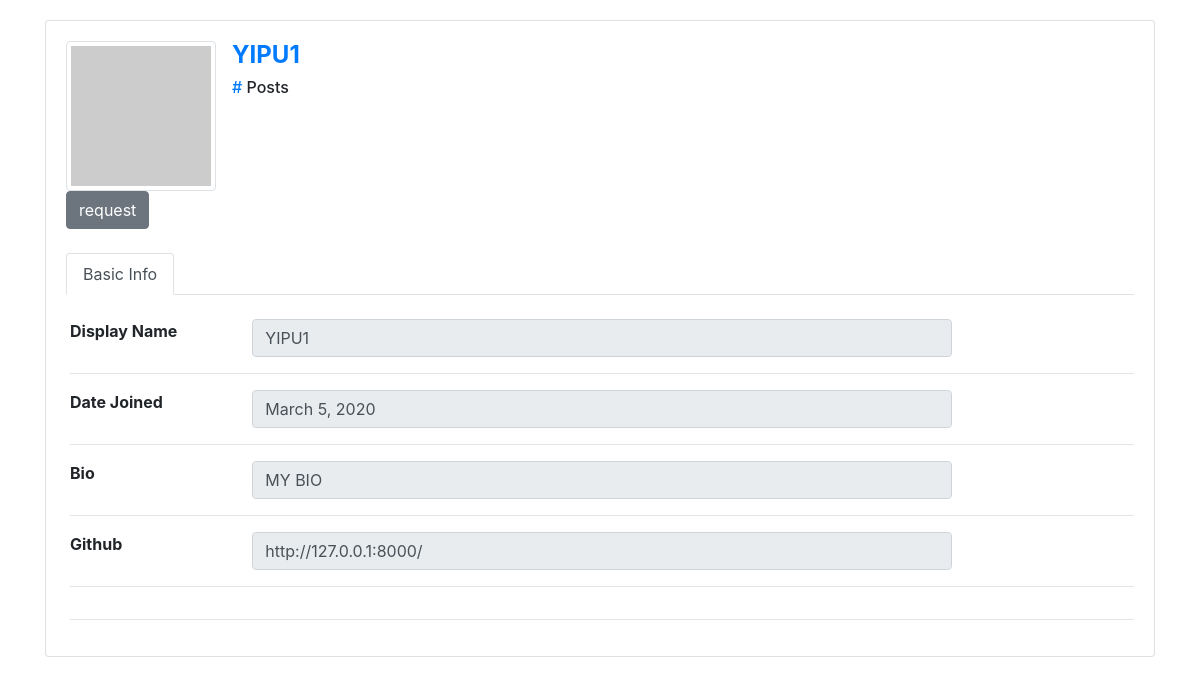
The app's page /accounts/author/profile/199ab538-9a2f-49be-8fc9-bce9aa919115/, older data.
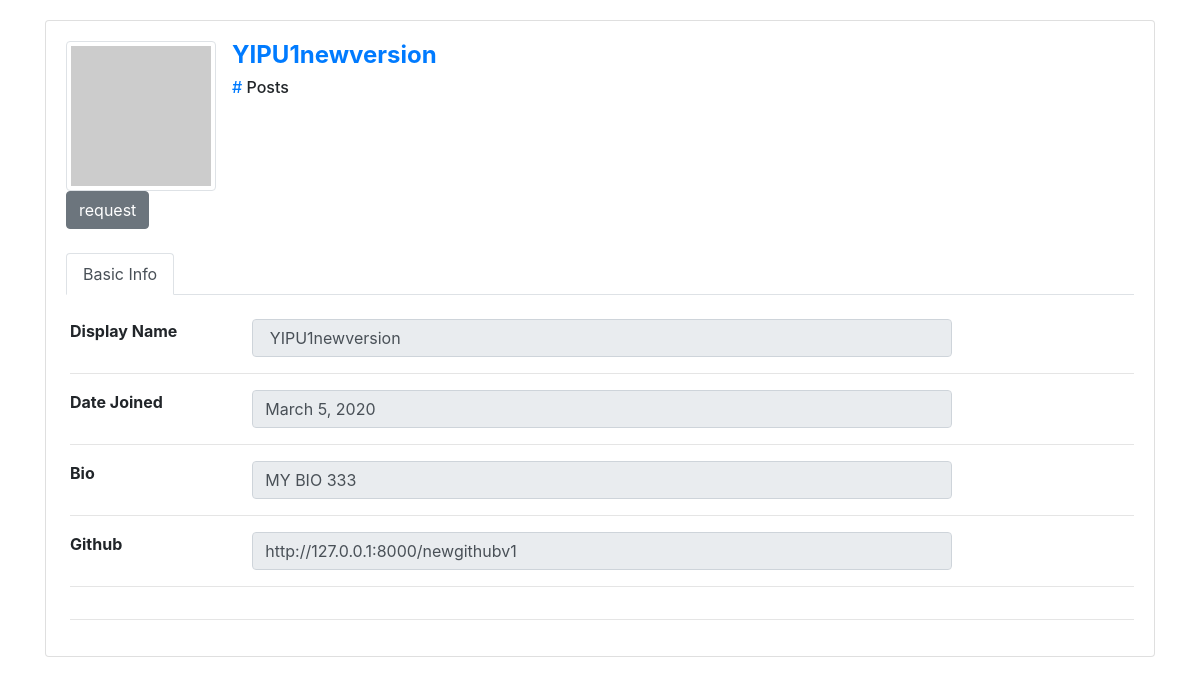
The same page, newer data.
### accounts/models.py (models this page shows, shortened)
class Author(AbstractBaseUser):
    email=models.EmailField(
        verbose_name='email address',
        max_length=60,
        unique=True,
    )
    uid_str = uuid.uuid4().urn
    uuid_str = uid_str[9:] # str(settings.HOSTNAME)+"/author/"+
    id = models.CharField(primary_key=True, default=uuid_str, editable=False,max_length=100,unique=True)
    displayName = models.CharField(max_length=30)
    host = models.URLField(default=settings.HOSTNAME, max_length=100)
    url = models.URLField(default=uuid_str,max_length=100)
    github = models.URLField(default="", max_length=100, null=True)
    bio = models.CharField(max_length=200, null=True)
    date_joined=models.DateField(verbose_name="date joined", auto_now=True)
    last_login=models.DateField(verbose_name="date joined", auto_now=True)
    is_active=models.BooleanField(default=True)
    is_admin=models.BooleanField(default=False)
    objects=AuthorManager()
    USERNAME_FIELD = 'email'
    REQUIRED_FIELDS = ['displayName', ]

### accounts/views.py (the view, shortened to what this page needs)
# urls.py: path('author/profile/<str:author_id>/', views.profile_view, name='view profile'),
def profile_view(request, author_id):
    form = request.POST
    author = Author.objects.filter(id=author_id)[0]
    context = {
        'displayName': author.displayName,
        'github': author.github,
        'url': author.url,
        'host': author.host,
        'bio': author.bio,
        'email': author.email,
        'id': author.id,
        'joined_date': author.date_joined,
    }
    return render(request, "accounts/profile.html", context)

### accounts/templates/accounts/profile.html (shortened to what the changed rows need)
    <link href="//maxcdn.bootstrapcdn.com/bootstrap/4.1.1/css/bootstrap.min.css" rel="stylesheet" id="bootstrap-css">
<div class="container" style="margin-top: 20px;">
    <div class="row">
        <div class="col-12">
            <div class="card">
                <div class="card-body">
                    <div class="card-title mb-4">
                        <div class="d-flex justify-content-start">
                            <div class="userData ml-3">
                                <h2 class="d-block" style="font-size: 1.5rem; font-weight: bold"><a href="javascript:void(0);">{{ displayName }}</a></h2>
                            </div>
                        </div>
                    </div>
                    <div class="row">
                        <div class="col-12">
                            <form class="change-form", action="{% url 'accounts:view profile' request.user.id %}", method="POST"> {% csrf_token %}
                                <div class="tab-content ml-1" id="myTabContent">
                                    <div class="tab-pane fade show active" id="basicInfo" role="tabpanel" aria-labelledby="basicInfo-tab">
                                            <div class="row">
                                                <div class="col-md-8 col-6">
                                                    <input type="text" id="display-input" name="displayName" class="form-control classname" value="{{ displayName }}" readonly />
                                                </div>
                                            </div>
                                            <div class="row">
                                                <div class="col-md-8 col-6">
                                                    <input type="text" class="form-control classname" value="{{ joined_date }}" readonly />
                                                </div>
                                            </div>
                                            <div class="row">
                                                <div class="col-md-8 col-6">
                                                    <input type="text"  id="bio-input" name="bio" class="form-control classname" value="{{ bio }}" readonly />
                                                </div>
                                            </div>
                                            <div class="row">
                                                <div class="col-md-8 col-6">
                                                    <input type="text" id="github-input" name="github" class="form-control classname" value="{{ github }}" readonly />
                                                </div>
                                            </div>
                                    </div>
                                </div>
                            </form>
                        </div>
                    </div>
                </div>
            </div>
        </div>
    </div>
</div>

Row changes from the older to the newer data that the page shows:
changed Author: displayName "YIPU1" → "YIPU1newversion"; bio "MY BIO" → "MY BIO 333"; github "http://127.0.0.1:8000/" → "http://127.0.0.1:8000/newgithubv1"
